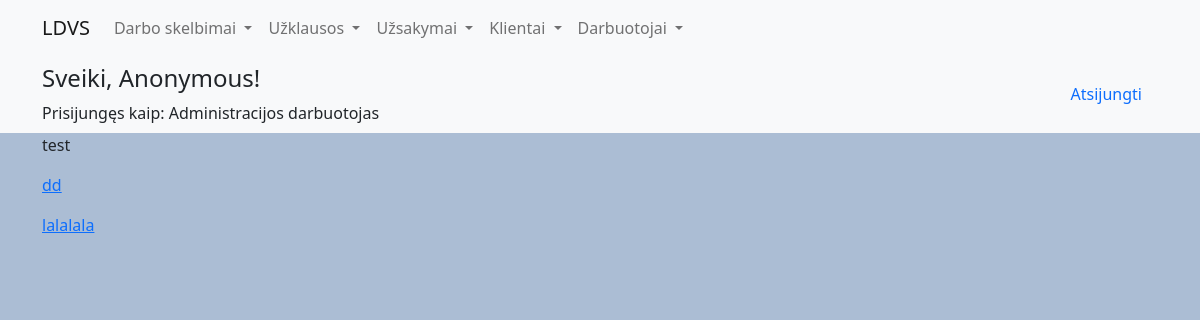
The app's page /query/list (signed in) with its own data.
### home/models.py (models this page shows)
class MyUser(AbstractBaseUser, PermissionsMixin):
    CLIENT = 1
    TEMP_WORKER = 2
    ADMIN = 3
    ACCOUNTANT = 4
    ROLE_CHOICES = (
        (CLIENT, 'Client'),
        (TEMP_WORKER, 'Temp_worker'),
        (ADMIN, 'Admin'),
        (ACCOUNTANT, 'Accountant'),
    )
    role = models.PositiveSmallIntegerField(choices=ROLE_CHOICES, blank=True, null=True)
    name = models.CharField(max_length=50, default='Anonymous')
    email = models.EmailField(max_length=100, unique=True)
    username = None
    USERNAME_FIELD = 'email'
    REQUIRED_FIELDS = []
    session_token = models.CharField(max_length=10, default=0)
    active = models.BooleanField(default=True)
    is_staff = models.BooleanField(default=False)
    is_superuser = models.BooleanField(default=False)  # a superuser
    created_at = models.DateTimeField(auto_now_add=True, blank=True, null=True)
    updated_at = models.DateTimeField(auto_now=True)
    objects = UserManager()

### queryForm/models.py (models this page shows)
class RequestQuery(models.Model):
    formTitle = models.CharField(max_length=200)
    email = models.EmailField()
    text = models.TextField()
    created = models.DateTimeField(auto_now_add=True)

### queryForm/views.py (the view)
# urls.py: path('query/list', views.RequestQueryListView.as_view(), name="see.all.request.queries"),
class RequestQueryListView(ListView):
    model = RequestQuery
    context_object_name = 'request_queries'
    template_name = 'queryForm/queryforms_list.html'

### queryForm/templates/queryForm/queryforms_list.html
{% extends "base.html" %}
{% block content %}
    <p>test</p>
    {% for request_query in request_queries %}
        <a href="{% url 'request.query.details' pk=request_query.id %}">
            <p>{{ request_query.formTitle }}</p>
        </a>
    {% endfor %}
{% endblock %}

### static/templates/base.html (shortened to what this page needs)
{% load static %}
<html>
<head>
    <link rel="stylesheet" type="text/css" href="{% static 'css/style.css' %}">
    <link href="https://cdn.jsdelivr.net/npm/bootstrap@5.1.3/dist/css/bootstrap.min.css" rel="stylesheet"
>
</head>
<body class="main_body body-img">
<nav class="navbar navbar-expand-sm bg-light navbar-light">
<div class="container">
    <a class="navbar-brand" href="/">LDVS</a>
    <div class="collapse navbar-collapse" id="navbarSupportedContent">
        <ul class="navbar-nav me-auto mb-2 mb-lg-0">
            {% if user.is_authenticated %}
                {% include 'home/user_logged_in.html' %}
            {% else %}
                {% include 'home/user_logged_out_navbar.html' %}
            {% endif %}
        </ul>
    </div>
</div>
</nav>
{% if user.is_authenticated %}
    <nav class="navbar navbar-expand-sm bg-light navbar-light">
        <div class="container">
            <div>
                <h4>Sveiki, {{ user.name }}!</h4>
                <span>Prisijungęs kaip:
                        {% if user.role == user.ADMIN %}
                            <span>Administracijos darbuotojas</span>
                        {% endif %}
            </div>
            <div class="ms-auto">
                <a href="{% url 'userlogout' %}" class="nav-link ">Atsijungti</a>
            </div>
        </div>
    </nav>
{% endif %}
<div class="container">
    {% block content %}
    {% endblock %}
</div>
</body>
</html>

### static/css/style.css (style rules this page uses)
.main_body { background-color: rgb(45, 92, 148, 0.4); }
.body-img { background-image: url("workers.jpg"); }

### records on screen
MyUser: name "Anonymous"
RequestQuery: formTitle "dd"
RequestQuery: formTitle "lalalala"
